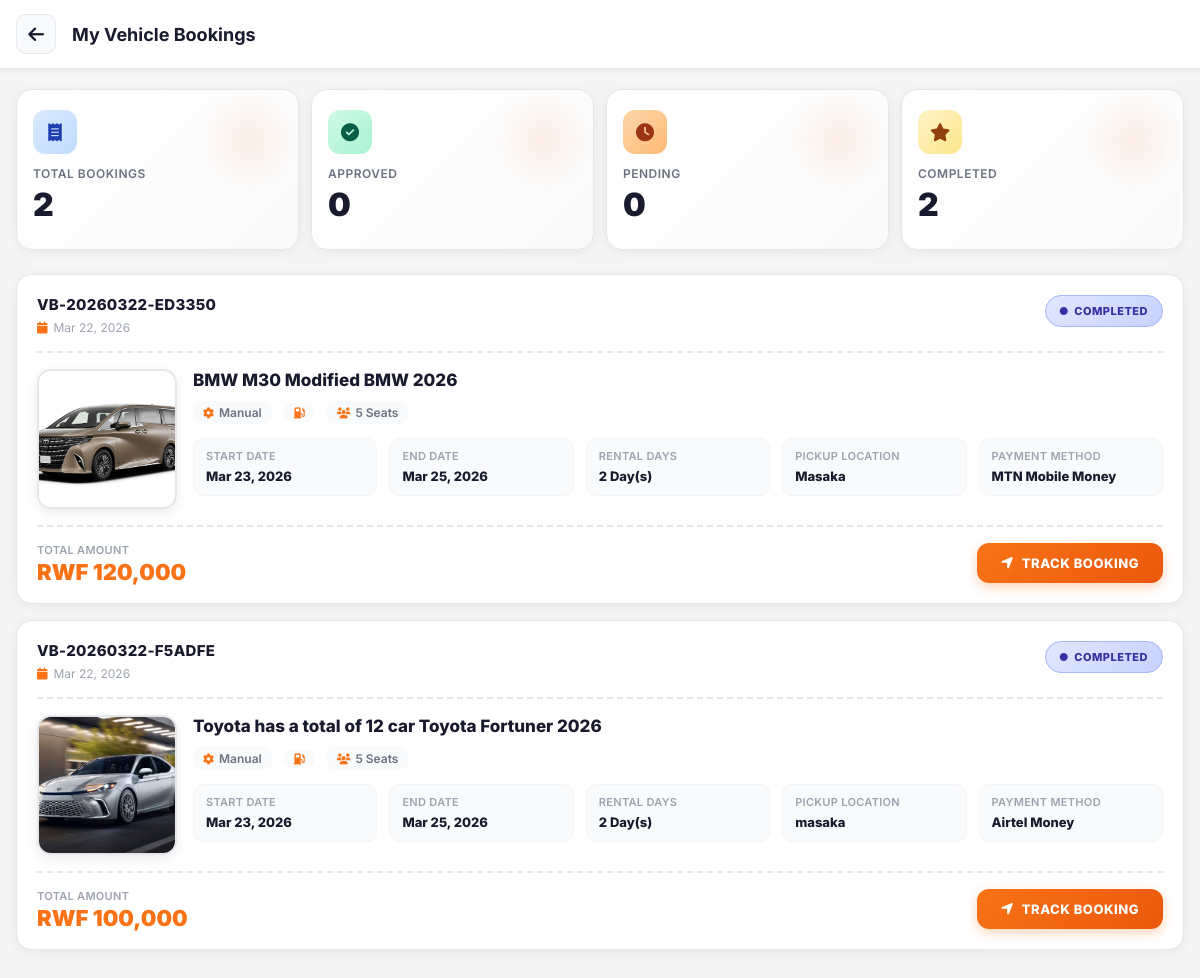
The page /my-bookings.php (signed in) on the database its author committed.
### tables this page shows
CREATE TABLE `bookings` (
  `id` int(11) UNSIGNED NOT NULL,
  `booking_number` varchar(50) NOT NULL,
  `user_id` int(11) UNSIGNED NOT NULL,
  `vehicle_id` int(11) UNSIGNED NOT NULL,
  `vehicle_name` varchar(255) NOT NULL,
  `start_date` date NOT NULL,
  `end_date` date NOT NULL,
  `rental_days` int(11) NOT NULL,
  `rate_type` enum('daily','weekly','monthly') NOT NULL,
  `rate_amount` decimal(10,2) NOT NULL,
  `subtotal` decimal(10,2) NOT NULL,
  `insurance_fee` decimal(10,2) NOT NULL DEFAULT 0.00,
  `total_amount` decimal(10,2) NOT NULL,
  `pickup_location` varchar(255) DEFAULT NULL,
  `dropoff_location` varchar(255) DEFAULT NULL,
  `payment_method_id` int(11) UNSIGNED DEFAULT NULL,
  `payment_proof` varchar(255) DEFAULT NULL,
  `status` enum('pending_payment','payment_submitted','approved','active','completed','rejected','cancelled') NOT NULL DEFAULT 'pending_payment',
  `customer_note` text DEFAULT NULL,
  `admin_note` text DEFAULT NULL,
  `approved_by` int(11) UNSIGNED DEFAULT NULL,
  `approved_at` timestamp NULL DEFAULT NULL,
  `created_at` timestamp NOT NULL DEFAULT current_timestamp(),
  `updated_at` timestamp NOT NULL DEFAULT current_timestamp() ON UPDATE current_timestamp()
);

CREATE TABLE `vehicles` (
  `id` int(11) UNSIGNED NOT NULL,
  `category_id` int(11) UNSIGNED NOT NULL,
  `brand` varchar(100) NOT NULL,
  `model` varchar(100) NOT NULL,
  `year` int(4) NOT NULL,
  `slug` varchar(255) NOT NULL,
  `description` text DEFAULT NULL,
  `vehicle_type` enum('sedan','suv','truck','van','coupe','convertible','motorcycle','other') NOT NULL,
  `transmission` enum('automatic','manual') NOT NULL,
  `fuel_type` enum('petrol','diesel','electric','hybrid') NOT NULL,
  `seats` int(11) NOT NULL,
  `doors` int(11) DEFAULT NULL,
  `color` varchar(50) DEFAULT NULL,
  `plate_number` varchar(50) NOT NULL,
  `mileage` int(11) DEFAULT NULL,
  `daily_rate` decimal(10,2) NOT NULL,
  `weekly_rate` decimal(10,2) DEFAULT NULL,
  `monthly_rate` decimal(10,2) DEFAULT NULL,
  `insurance_included` tinyint(1) NOT NULL DEFAULT 0,
  `features` text DEFAULT NULL,
  `location` varchar(255) DEFAULT NULL,
  `featured` tinyint(1) NOT NULL DEFAULT 0,
  `status` enum('available','rented','maintenance','inactive') NOT NULL DEFAULT 'available',
  `views` int(11) NOT NULL DEFAULT 0,
  `created_at` timestamp NOT NULL DEFAULT current_timestamp(),
  `updated_at` timestamp NOT NULL DEFAULT current_timestamp() ON UPDATE current_timestamp()
);

CREATE TABLE `payment_methods` (
  `id` int(11) UNSIGNED NOT NULL,
  `name` varchar(100) NOT NULL,
  `type` enum('mobile_money','bank','other') NOT NULL,
  `account_name` varchar(100) DEFAULT NULL,
  `account_number` varchar(100) DEFAULT NULL,
  `instructions` text DEFAULT NULL,
  `logo` varchar(255) DEFAULT NULL,
  `status` enum('active','inactive') NOT NULL DEFAULT 'active',
  `created_at` timestamp NOT NULL DEFAULT current_timestamp(),
  `updated_at` timestamp NOT NULL DEFAULT current_timestamp() ON UPDATE current_timestamp()
);

### includes/auth.php (called while the page is built, shortened)
<?php
function currentCustomerId() {
    return $_SESSION['customer_id'] ?? null;
}

### my-bookings.php (the view, shortened to what this page needs)
<?php
require_once 'config/db.php';
require_once 'includes/auth.php';
$user_id = currentCustomerId();
$stmt = $conn->prepare("
    SELECT b.*, v.brand, v.model, v.year, v.transmission, v.fuel_type, v.seats,
    pm.name as payment_method_name,
    (SELECT vi.image_path FROM vehicle_images vi WHERE vi.vehicle_id = b.vehicle_id ORDER BY vi.is_primary DESC, vi.sort_order ASC LIMIT 1) as vehicle_image
    FROM bookings b
    LEFT JOIN vehicles v ON b.vehicle_id = v.id
    LEFT JOIN payment_methods pm ON b.payment_method_id = pm.id
    WHERE b.user_id = ?
    ORDER BY b.created_at DESC
");
$stmt->bind_param('i', $user_id);
$stmt->execute();
$result = $stmt->get_result();
$bookings = [];
while ($row = $result->fetch_assoc()) {
    $bookings[] = $row;
}
?>
<!DOCTYPE html>
<html lang="en">
<head>
    <link rel="stylesheet" href="https://cdnjs.cloudflare.com/ajax/libs/font-awesome/6.4.0/css/all.min.css">
</head>
<body>
<header class="header">
    <div class="header-content">
        <a href="<?= SITE_URL ?>/profile.php" class="btn-back">
            <i class="fas fa-arrow-left"></i>
        </a>
        <div class="header-title">My Vehicle Bookings</div>
    </div>
</header>
<div class="container">
    <?php
    $total_bookings = count($bookings);
    $pending_count = count(array_filter($bookings, fn($b) => $b['status'] === 'payment_submitted'));
    $approved_count = count(array_filter($bookings, fn($b) => $b['status'] === 'approved'));
    $completed_count = count(array_filter($bookings, fn($b) => $b['status'] === 'completed'));
    ?>
    <div class="stats-grid">
        <div class="stat-card">
            <div class="stat-icon"><i class="fas fa-receipt"></i></div>
            <div class="stat-label">Total Bookings</div>
            <div class="stat-value"><?= $total_bookings ?></div>
        </div>
        <div class="stat-card">
            <div class="stat-icon"><i class="fas fa-check-circle"></i></div>
            <div class="stat-label">Approved</div>
            <div class="stat-value"><?= $approved_count ?></div>
        </div>
        <div class="stat-card">
            <div class="stat-icon"><i class="fas fa-clock"></i></div>
            <div class="stat-label">Pending</div>
            <div class="stat-value"><?= $pending_count ?></div>
        </div>
        <div class="stat-card">
            <div class="stat-icon"><i class="fas fa-star"></i></div>
            <div class="stat-label">Completed</div>
            <div class="stat-value"><?= $completed_count ?></div>
        </div>
    </div>
    <?php if (count($bookings) > 0): ?>
        <div class="bookings-list">
            <?php foreach ($bookings as $booking): ?>
                <div class="booking-card">
                    <div class="booking-header">
                        <div>
                            <div class="booking-number"><?= htmlspecialchars($booking['booking_number']) ?></div>
                            <div class="booking-date">
                                <i class="fas fa-calendar"></i> <?= date('M d, Y', strtotime($booking['created_at'])) ?>
                            </div>
                        </div>
                        <span class="status-badge <?= $booking['status'] ?>">
                            <i class="fas fa-circle"></i>
                            <?= ucwords(str_replace('_', ' ', $booking['status'])) ?>
                        </span>
                    </div>
                    <div class="booking-content">
                        <?php if ($booking['vehicle_image']): ?>
                            <img src="<?= SITE_URL . '/' . htmlspecialchars($booking['vehicle_image']) ?>" alt="<?= htmlspecialchars($booking['vehicle_name']) ?>" class="vehicle-image">
                        <?php else: ?>
                            <div class="vehicle-image no-image">
                                <i class="fas fa-car"></i>
                            </div>
                        <?php endif; ?>
                        <div class="booking-details">
                            <div class="vehicle-name"><?= htmlspecialchars($booking['vehicle_name']) ?></div>
                            <div class="vehicle-meta">
                                <span><i class="fas fa-cog"></i> <?= ucfirst($booking['transmission']) ?></span>
                                <span><i class="fas fa-gas-pump"></i> <?= ucfirst($booking['fuel_type']) ?></span>
                                <span><i class="fas fa-users"></i> <?= $booking['seats'] ?> Seats</span>
                            </div>
                            <div class="booking-info-grid">
                                <div class="info-item">
                                    <div class="info-label">Start Date</div>
                                    <div class="info-value"><?= date('M d, Y', strtotime($booking['start_date'])) ?></div>
                                </div>
                                <div class="info-item">
                                    <div class="info-label">End Date</div>
                                    <div class="info-value"><?= date('M d, Y', strtotime($booking['end_date'])) ?></div>
                                </div>
                                <div class="info-item">
                                    <div class="info-label">Rental Days</div>
                                    <div class="info-value"><?= $booking['rental_days'] ?> Day(s)</div>
                                </div>
                                <?php if ($booking['pickup_location']): ?>
                                <div class="info-item">
                                    <div class="info-label">Pickup Location</div>
                                    <div class="info-value"><?= htmlspecialchars($booking['pickup_location']) ?></div>
                                </div>
                                <?php endif; ?>
                                <div class="info-item">
                                    <div class="info-label">Payment Method</div>
                                    <div class="info-value"><?= htmlspecialchars($booking['payment_method_name']) ?></div>
                                </div>
                            </div>
                        </div>
                    </div>
                    <div class="booking-footer">
                        <div class="booking-total-wrapper">
                            <div class="booking-total-label">Total Amount</div>
                            <div class="booking-total">RWF <?= number_format($booking['total_amount']) ?></div>
                        </div>
                        <a href="<?= SITE_URL ?>/booking-details.php?booking_id=<?= $booking['id'] ?>" class="btn-track">
                            <i class="fas fa-location-arrow"></i>
                            Track Booking
                        </a>
                    </div>
                </div>
            <?php endforeach; ?>
        </div>
    <?php endif; ?>
</div>
</body>
</html>

### rows shown on the page
bookings: booking_number "VB-20260322-ED3350", created_at "Mar 22, 2026", status "COMPLETED", shows a picture, vehicle_name "BMW M30 Modified BMW 2026", vehicle.transmission "Manual", vehicle.seats "5", start_date "Mar 23, 2026", end_date "Mar 25, 2026", rental_days "2", pickup_location "Masaka", payment_method.name "MTN Mobile Money", total_amount "120,000"
bookings: booking_number "VB-20260322-F5ADFE", created_at "Mar 22, 2026", status "COMPLETED", shows a picture, vehicle_name "Toyota has a total of 12 car Toyota Fortuner 2026", vehicle.transmission "Manual", vehicle.seats "5", start_date "Mar 23, 2026", end_date "Mar 25, 2026", rental_days "2", pickup_location "masaka", payment_method.name "Airtel Money", total_amount "100,000"

### other values the page prints
$total_bookings "2"
$approved_count "0"
$pending_count "0"
$completed_count "2"
